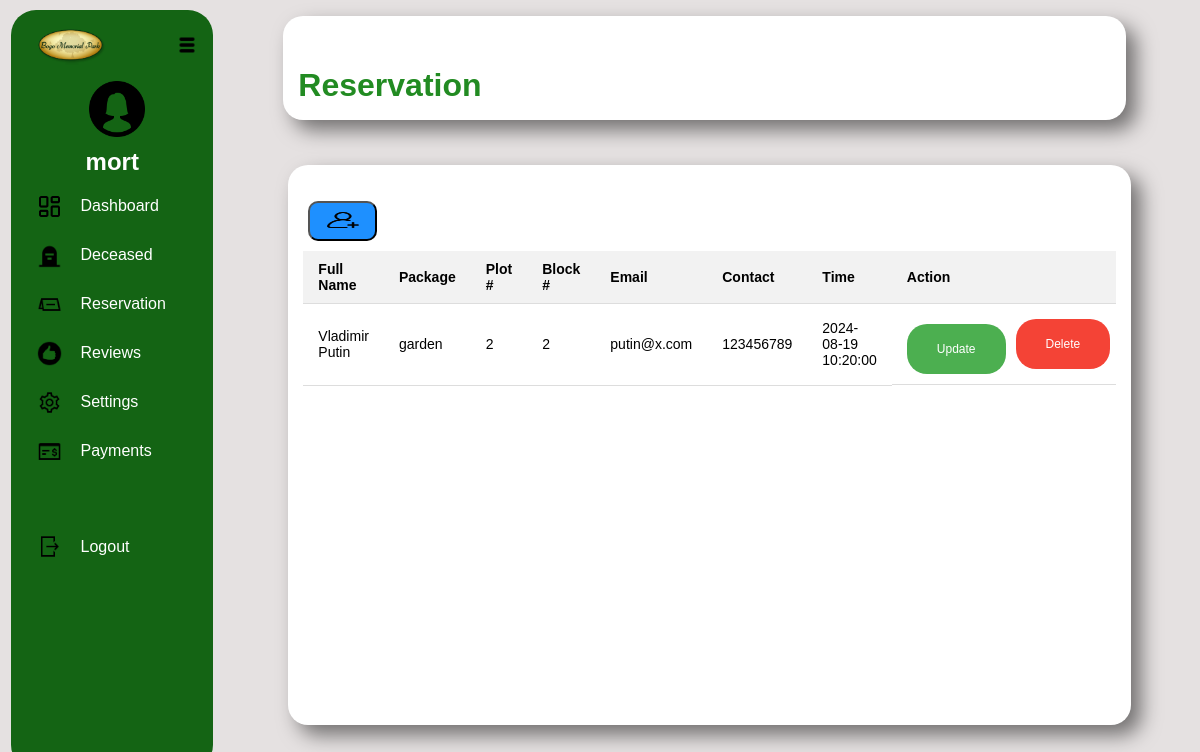
Page /admindashboard/adminreservation.php (signed in) on the earlier database version.
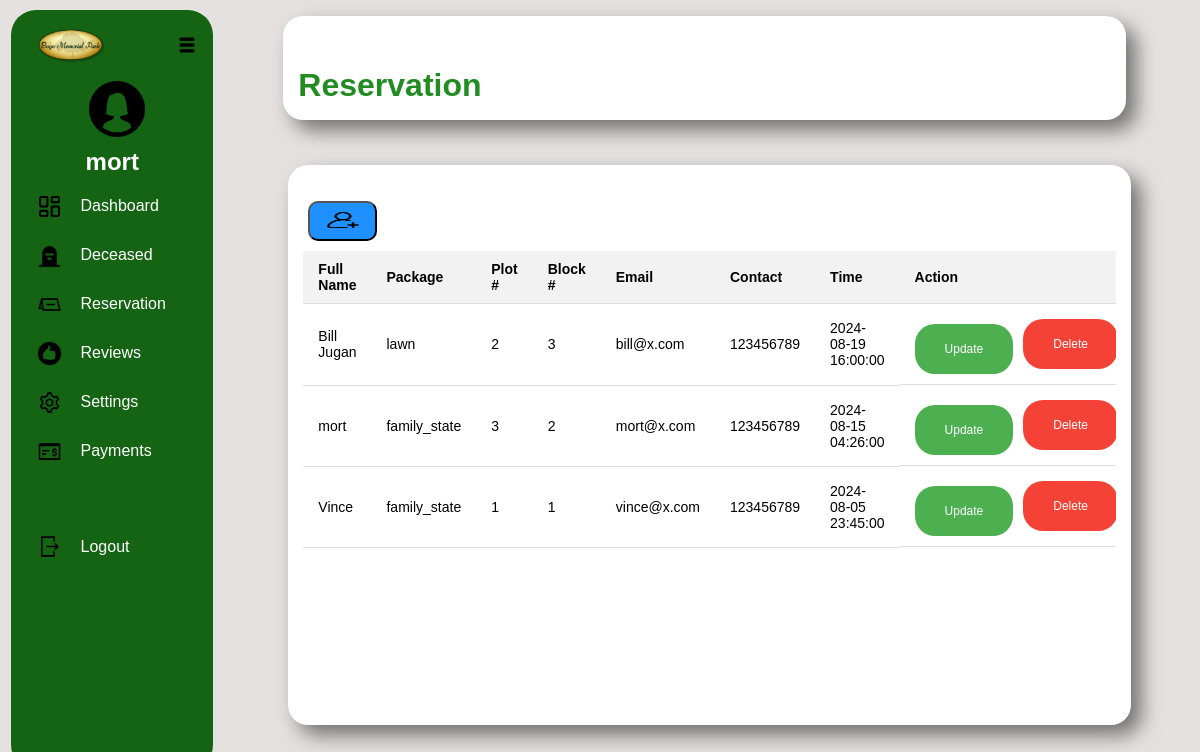
Same page on the later database version.
### tables this page shows
CREATE TABLE `reservation` (
  `id` int(11) NOT NULL,
  `fullname` varchar(100) NOT NULL,
  `package` varchar(100) NOT NULL,
  `plotnumber` int(11) NOT NULL,
  `blocknumber` int(11) NOT NULL,
  `email` varchar(100) NOT NULL,
  `contact` int(11) NOT NULL,
  `time` timestamp NOT NULL DEFAULT current_timestamp() ON UPDATE current_timestamp()
);

### admindashboard/adminreservation.php (the view, shortened to what this page needs)
<?php
$firstname = isset($_SESSION['firstname']) ? htmlspecialchars($_SESSION['firstname']) : 'Guest';
require_once '../connection/connection.php';
if (isset($pdo)) {
    $stmt = $pdo->prepare("SELECT * FROM reservation");
    $stmt->execute();
    $reservations = $stmt->fetchAll(PDO::FETCH_ASSOC);
} else {
    echo 'Database connection failed. Please try again later.';
    exit();
}
?>
<!DOCTYPE html>
<html lang="en">
<head>
    <link rel="stylesheet" href="./admindashboardcss/adminreserved.css">
</head>
<body>
    <div class="row">
        <div class="left-content col-4">
            <div class="memoriallogo"><img src="../images/bogomemoriallogo.png" alt="bogomemoriallogo"></div>
            <div class="hamburgermenu"><img src="../images/hamburgermenu.png" alt="hamburgermenu"></div>
            <div class="adminprofile">
                <center><img src="../images/female.png" alt="adminicon">
                <h2><?php echo $firstname; ?></h2></center>
            </div>
            <center>
                <br>
                <div class="adminlinks">
                            <span><img src="../images/dashboard.png" alt="">&nbsp;&nbsp;&nbsp;<a href="adminDashboard.php">Dashboard</a></span>
                            <span><img src="../images/deceased.png" alt="">&nbsp;&nbsp;&nbsp;<a href="adminDeceased.php">Deceased</a></span>
                            <span><img src="../images/reservation.png" alt="">&nbsp;&nbsp;&nbsp;<a href="adminreservation.php">Reservation</a></span>
                            <span><img src="../images/review.png" alt="">&nbsp;&nbsp;&nbsp;<a href="adminreviews.php">Reviews</a></span>
                            <span><img src="../images/settings.png" alt="">&nbsp;&nbsp;&nbsp;<a href="adminsettings.php">Settings</a></span>
                            <span><img src="../images/payment.png" alt="">&nbsp;&nbsp;&nbsp;<a href="adminpayment.php">Payments</a></span>
                            <br>
                            <span><img src="../images/logout.png" alt="">&nbsp;&nbsp;&nbsp;<a href="../logout.php">Logout</a></span>
                        </div>
                <br>
            </center>
        </div>
        <div class="main">
            <div class="right-content1">
                <div class="right-header col-10">
                    <br>
                    <br>
                    <span><h1>Reservation</h1></span>
                </div>
            </div>
            <div class="addreservationvtn">
                <div class="right-header col-9">
                    <br>
                </div>
            </div>
            <div class="right-content2">
                <div class="right-header col-9">
                    <br>
                    <button class="btnadd "onclick="openAddModal()"><img src="../images/add-user.png" alt=""></button>
                    <div class="table-wrapper">
                    <table id="myTable">
                        <thead>
                            <tr>
                                <th>Full Name</th>
                                <th>Package</th>
                                <th>Plot #</th>
                                <th>Block #</th>
                                <th>Email</th>
                                <th>Contact</th>
                                <th>Time</th>
                                <th>Action</th>
                            </tr>
                        </thead>
                        <tbody>
                            <?php if (isset($reservations) && !empty($reservations)): ?>
                                <?php foreach ($reservations as $reservation): ?>
                                    <tr>
                                        <td><?php echo htmlspecialchars($reservation['fullname']); ?></td>
                                        <td><?php echo htmlspecialchars($reservation['package']); ?></td>
                                        <td><?php echo htmlspecialchars($reservation['plotnumber']); ?></td>
                                        <td><?php echo htmlspecialchars($reservation['blocknumber']); ?></td>
                                        <td><?php echo htmlspecialchars($reservation['email']); ?></td>
                                        <td><?php echo htmlspecialchars($reservation['contact']); ?></td>
                                        <td><?php echo htmlspecialchars($reservation['time']); ?></td>
                                        <td class="actions">
                                            <button class="button update" onclick="openModal(<?php echo htmlspecialchars(json_encode($reservation)); ?>)">Update</button>
                                            <form method="post" style="display:inline-block;">
                                                <button type="submit" class="button delete">Delete</button>
                                            </form>
                                        </td>
                                    </tr>
                                <?php endforeach; ?>
                            <?php else: ?>
                                <tr><td colspan="8">No reservations found.</td></tr>
                            <?php endif; ?>
                        </tbody>
                    </table>
                    </div>
                </div>
            </div>
        </div>
    </div>
</body>
</html>

### admindashboard/admindashboardcss/adminreserved.css (style rules this page uses)
* { margin: 0; padding: 0; box-sizing: border-box; font-family: Arial, sans-serif; }
body { background-color: #e5e1e1; overflow-x: hidden; }
.row::after { content: ""; clear: both; display: block; }
[class*="col-"] { float: left; padding: 15px; }
.col-4 { width: 33.33%; }
.col-9 { width: 75%; }
.col-10 { width: 83.33%; }
.row { width: 100%; height: 100vh; display: flex; }
.left-content { background-color: rgb(20, 100, 20); color: white; border-radius: 25px; height: 95vh; margin-top: 0.6rem; margin-left: 0.7rem; width: 250px; position: relative; padding: 1rem; }
.memoriallogo img { width: 95px; position: absolute; top: 0.6rem; filter: drop-shadow (0px, 0px, 20px,black); }
.hamburgermenu img { width: 20px; float: right; margin-top: 0.6rem; }
.adminprofile img { width: 100px; margin-top: 3rem; padding-left: 30px; }
.main { width: 100%; margin-top: 1rem; margin-left: 50px; }
.right-content1 { margin-left: 20px; width: 90%; height: 6.5rem; background-color: white; color: forestgreen; border-radius: 20px; box-shadow: 10px 10px 20px rgba(0, 0, 0, 0.5); }
.right-content2 { margin-left: 25px; width: 90%; height: 70vh; margin-top: 2.8rem; background-color: white; color: rgb(0, 0, 0); border-radius: 20px; box-shadow: 10px 10px 20px rgba(0, 0, 0, 0.5); }
.adminlinks { display: flex; flex-direction: column; gap: 1.5rem; align-items: flex-start; margin-left: 10px; }
.adminlinks span { display: flex; align-items: center; width: 100%; }
.adminlinks img { width: 25px; margin-right: 5px; }
.adminlinks a { text-decoration: none; color: white; font-size: 1rem; display: inline-block; }
.adminlinks span:last-child { margin-top: 0.3rem; }
.table-wrapper { max-height: 310px; overflow-y: auto; width: 135%; margin-top: 10px; }
table { width: 100%; border-collapse: collapse; font-size: 14px; text-align: left; color: black; word-wrap: break-word; }
th, td { padding: 10px 15px; border-bottom: 1px solid #ddd; }
th { background-color: #f2f2f2; }
.row { overflow-x: hidden; }
.actions { display: flex; gap: 10px; }
.button { padding: 18px 30px; border: none; cursor: pointer; border-radius: 20px; color: white; background-color: blue; text-align: center; margin-top: 5%; font-size: 12px; }
.update { background-color: #4caf50; }
.delete { background-color: #f44336; }
.btnadd { background-color: dodgerblue; width: 69px; height: 40px; cursor: pointer; border-radius: 10px; margin-left: 5px; }
.btnadd img { width: 2rem; height: 2vh; cursor: pointer; }

Differences in the rows shown:
removed reservation: fullname "Vladimir Putin", package "garden", plotnumber "2", blocknumber "2", email "putin@x.com", contact "123456789", time "2024-08-19 10:20:00"
added reservation: fullname "Bill Jugan", package "lawn", plotnumber "2", blocknumber "3", email "bill@x.com", contact "123456789", time "2024-08-19 16:00:00"
added reservation: fullname "mort", package "family_state", plotnumber "3", blocknumber "2", email "mort@x.com", contact "123456789", time "2024-08-15 04:26:00"
added reservation: fullname "Vince", package "family_state", plotnumber "1", blocknumber "1", email "vince@x.com", contact "123456789", time "2024-08-05 23:45:00"
